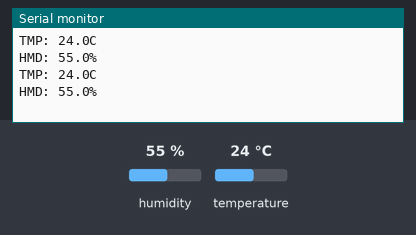
This sketch was run on a simulated Arduino Uno, built with avr-gcc and run on an emulated ATmega328P. Shown: the last lines printed to the serial monitor. The test bench sets the inputs (shaded band); at power-on: humidity 55 %, temperature 24 °C.

Above: at 2.8 s.
2.9 s: humidity set to 22 %
At 4.9 s:
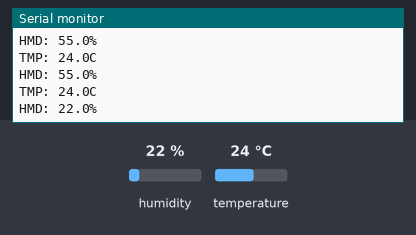
5.6 s: temperature set to 12 °C
At 6.6 s:
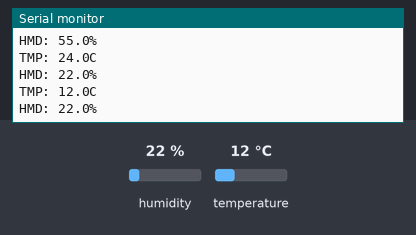
8.3 s: humidity set to 40 %
At 11.3 s:
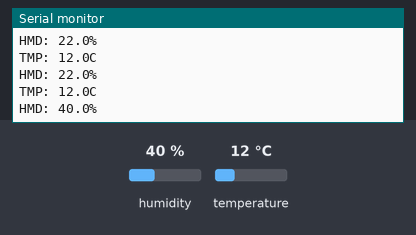
Timing chart, 0 to 12.8 s (numbered marks = the images above; inputs shaded):
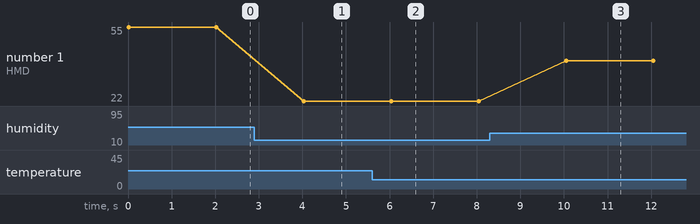

Measured:
- after the input at 2.9 s, the serial monitor: prints a new line after 1.1 s (image 1)
- after the input at 5.6 s, the serial monitor: prints a new line after 0.42 s (image 2)
- after the input at 8.3 s, the serial monitor: prints a new line after 1.7 s (image 3)
- plotted number 1: 55 → 22 after the input at 2.9 s, 22 → 40 after the input at 8.3 s

The sketch:

01_prototype_dht22.ino
```cpp
#include <dhtnew.h>

DHTNEW dht(13);

void setup() {
  Serial.begin(9600);
}

void loop() {
  dht.read();
  float t = dht.getTemperature();
  float h = dht.getHumidity();

  Serial.print("TMP: ");
  Serial.print(t, 1);
  Serial.println("C");

  Serial.print("HMD: ");
  Serial.print(h, 1);
  Serial.println("%");

  delay(2000);
}
```
